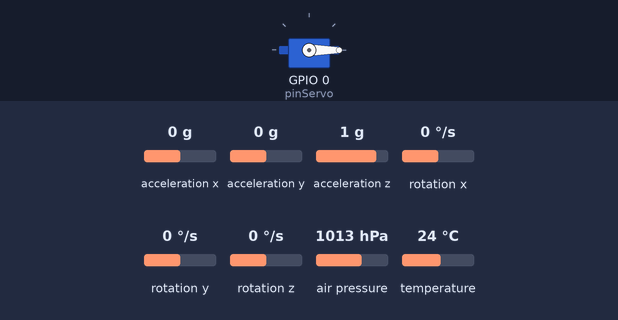
The sketch below on a simulated ESP32-C3. On the bench: servo. The test bench sets the inputs (shaded band); at power-on: acceleration x 0 g, acceleration y 0 g, acceleration z 1 g, rotation x 0 °/s, rotation y 0 °/s, rotation z 0 °/s, air pressure 1013 hPa, temperature 24 °C. Storage starts empty; what the sketch prints to the serial monitor is not drawn.

Above: at 0.2 s.
Timing chart, 0 to 1.7 s (numbered marks = the images above):
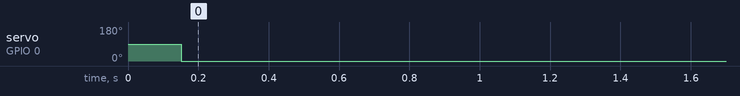

The sketch:

CDV-vServo-Settings-BME280.ino
```cpp
#include <Wire.h>
#include <Adafruit_Sensor.h>
#include <Adafruit_BME280.h>
#include <Adafruit_MPU6050.h>
#include <SPI.h>
#include <SD.h>
#include <math.h>
#include <ESP32Servo.h>

// Pines SPI para ESP32-C3
#define SCK_PIN 4
#define MOSI_PIN 6
#define MISO_PIN 5
#define CS_PIN 10

//Cofiguracion paraServo
Servo myServo;
int pinServo = 0;

unsigned long tiempoInicio = 0;
unsigned long tiempoativacion = 0;
const unsigned long intervalo = 100;
unsigned long delayTime;
//const int pinSalida = 1;

int REF = 0;
bool guardado = false;
bool subiendo = false;
bool bajando = false;
float AltMax = 0;

Adafruit_MPU6050 mpu;
#define BME280_I2C_ADDRESS 0x76
Adafruit_BME280 bme;
#define PRECIONNIVELDELMAR (1025) //Presion CDMX

File dataFile;

void setup() {
  Serial.begin(115200);
  //pinMode(pinSalida, OUTPUT);
  //digitalWrite(pinSalida, LOW);

  myServo.attach(pinServo);

  while (!Serial);

  tiempoInicio = millis();
  Wire.begin(8, 7);

  if (!bme.begin(BME280_I2C_ADDRESS)) {
    Serial.println("Error: No se encontró el sensor BME280.");
    while (1);
  }
  Serial.println("BME280 detectado correctamente.");

   // Configuración (Indoor Navigation)
  Serial.println("-- Configuración de navegación interior (prioridad: altitud) --");
  bme.setSampling(Adafruit_BME280::MODE_NORMAL,
                  Adafruit_BME280::SAMPLING_X2,   // Temperatura
                  Adafruit_BME280::SAMPLING_X16,  // Presión (precisión alta)
                  Adafruit_BME280::SAMPLING_NONE,   // Humedad anulada
                  Adafruit_BME280::FILTER_X16,    // filtro Suavizado
                  Adafruit_BME280::STANDBY_MS_0_5);

  if (!mpu.begin()) {
    Serial.println("MPU no detectado");
    while (1);
  }
  Serial.println("MPU detectado");

  // Inicializar SD
  SPI.begin(SCK_PIN, MISO_PIN, MOSI_PIN, CS_PIN);
  if (!SD.begin(CS_PIN)) {
    Serial.println("Error al inicializar la tarjeta SD.");
    while (1);
  }
  Serial.println("Tarjeta SD inicializada.");

  // Crear archivo
  dataFile = SD.open("/datosVuelo.csv", FILE_WRITE);
  if (dataFile) {
    dataFile.println("Tiempo(ms),Altura(m),AltMax(m),Pitch(grados),AccelX(m/s2),Activación(m)");
    dataFile.close();
  }
}

void loop() {
  sensors_event_t a, g, temp;
  mpu.getEvent(&a, &g, &temp);

  float pitch = atan2(a.acceleration.x, a.acceleration.z) * 180 / PI;
  float accelX = a.acceleration.x;

  float alt = bme.readAltitude(PRECIONNIVELDELMAR); //donde se obtine la altura
  float NuevaAltura = alt - REF;
  float Altactivacion = 0;

  if (!guardado && millis() - tiempoInicio >= intervalo) {
    REF = alt;
    AltMax = 0;
    guardado = true;
    myServo.write(0);
    //digitalWrite(pinSalida,LOW);
  }

  if (NuevaAltura >= -100 && NuevaAltura <= 2) {
    subiendo = false;
    bajando = false;
    AltMax = 4;
  } else {
    if (NuevaAltura > AltMax) {
      subiendo = true;
      bajando = false;
      AltMax = NuevaAltura;
    } else if (subiendo && NuevaAltura < AltMax) {
      bajando = true;
      subiendo = false;
    }
    //Actvacion de mecha
    if (bajando && NuevaAltura < (AltMax - 1)) {
      myServo.write(150);
      //digitalWrite(pinSalida, HIGH);
      //delay(3000);
      //digitalWrite(pinSalida, LOW);
      bajando = false; //
      Altactivacion = NuevaAltura; //momento en que se activa la mecha
    }
  }

   // Mostrar en serial
  //Serial.print("AltMax: ");
  //Serial.println(AltMax);
  //Serial.print("Altura restablecida: ");
  Serial.print(NuevaAltura);
  Serial.print(",");
  Serial.println(Altactivacion);
  //Serial.print("Pitch: "); Serial.println(pitch);
  //Serial.print("AccelX: "); Serial.println(accelX);

  // Guardar en SD
  dataFile = SD.open("/datosVuelo.csv", FILE_APPEND);
  if (dataFile) {
    dataFile.print(millis());
    dataFile.print(",");
    dataFile.print(NuevaAltura);
    dataFile.print(",");
    dataFile.print(AltMax);
    dataFile.print(",");
    dataFile.print(pitch);
    dataFile.print(",");
    dataFile.print(accelX);
    dataFile.print(",");
    dataFile.println(Altactivacion);
    dataFile.close();

  }

  delay(intervalo);
}

//Prueba GIT
//Pruba de return
```

Measured:
- by itself, servo on GPIO 0 (pinServo): 90° → 0° at 0.15 s
